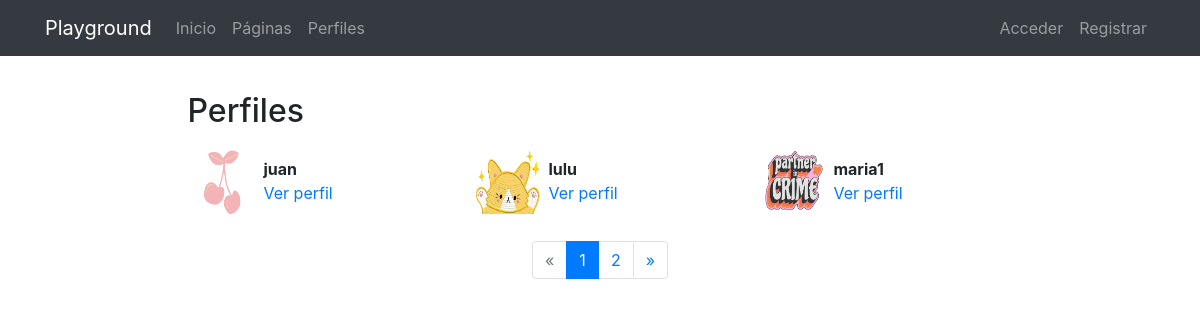
/profiles/, run on the app's committed database.
### registration/models.py (models this page shows)
class Profile(models.Model):
    user = models.OneToOneField(User, on_delete=models.CASCADE)
    avatar = models.ImageField(upload_to=custom_upload_to, null=True, blank=True)
    bio = models.TextField(blank=True, null=True)
    link = models.URLField(max_length=200, blank=True, null=True)
    class Meta:
        ordering = ['user__username']

### profiles/views.py (the view)
# urls.py: path('', ProfileListView.as_view(), name='list'),
class ProfileListView(ListView):
    model = Profile
    template_name = 'profiles/profile_list.html'
    paginate_by = 3

### profiles/templates/profiles/profile_list.html (shortened to what this page needs)
{% extends 'core/base.html' %}
{% load static %}
{% block content %}
<main role="main">
  <div class="container">
    <div class="row mt-3">
      <div class="col-md-9 mx-auto mb-5">
        <h2>Perfiles</h2>
        <div class="row">
          {% for profile in profile_list %}
            <div class="col-md-4 mt-2 mb-3 ">
              <div class="row p-1">
                <div class="col-md-12">
                  {% if profile.avatar %}
                    <img src="{{profile.avatar.url}}" class="img-fluid profile-avatar">
                  {% else %}
                    <img src="{% static 'registration/img/no-avatar.jpg' %}" class="img-fluid profile-avatar">
                  {% endif %}
                  <p class="profile-data">
                    <b>{{profile.user|truncatechars:"16"}}</b><br>
                    <a href="{% url 'profiles:detail' profile.user %}">Ver perfil</a>
                  </p>
                </div>
              </div>
            </div>
          {% endfor %}
        </div>
{% if is_paginated %}
  <nav aria-label="Page navigation">
    <ul class="pagination justify-content-center">
      {% if page_obj.has_previous %}
        <li class="page-item ">
          <a class="page-link" href="?page={{ page_obj.previous_page_number }}">&laquo;</a>
        </li>
      {% else %}
        <li class="page-item disabled">
          <a class="page-link" href="#" tabindex="-1">&laquo;</a>
        </li>
      {% endif %}
      {% for i in paginator.page_range %}
        <li class="page-item {% if page_obj.number == i %}active{% endif %}">
          <a class="page-link" href="?page={{ i }}">{{ i }}</a>
        </li>
      {% endfor %}
      {% if page_obj.has_next %}
        <li class="page-item ">
          <a class="page-link" href="?page={{ page_obj.next_page_number }}">&raquo;</a>
        </li>
      {% else %}
        <li class="page-item disabled">
          <a class="page-link" href="#" tabindex="-1">&raquo;</a>
        </li>
      {% endif %}
    </ul>
  </nav>
{% endif %}
      </div>
    </div>
  </div>
</main>
{% endblock %}

### core/templates/core/base.html (shortened to what this page needs)
<!DOCTYPE html>
<html lang="es">
  <head>
    {% load static %}
    <link href="{% static 'core/vendor/bootstrap/css/bootstrap.min.css' %}" rel="stylesheet">
    <link href="{% static 'core/vendor/font-awesome/css/font-awesome.min.css' %}" rel="stylesheet" type="text/css">
    <link href="{% static 'core/css/main.css' %}" rel="stylesheet">
  </head>
  <body>
    <body>
      <nav class="navbar navbar-expand-lg navbar-dark bg-dark">
        <div class="container">
          <a class="navbar-brand" href="{% url 'home' %}">Playground</a>
          <div class="collapse navbar-collapse" id="ned">
            <ul class="navbar-nav mr-auto">
              <li class="nav-item">
                <a class="nav-link" href="{% url 'home' %}">Inicio</a>
              </li>
              <li class="nav-item">
                <a class="nav-link" href="{% url 'pages:pages' %}">Páginas</a>
              </li>
              <li class="nav-item">
                <a class="nav-link" href="{% url 'profiles:list' %}">Perfiles</a>
              </li>
            </ul>
            <ul class="navbar-nav">
              {% if not request.user.is_authenticated %}
              <li class="nav-item">
                <a class="nav-link" href="{% url 'login' %}">Acceder</a>
              </li>
               <li class="nav-item">
                <a class="nav-link" href="{% url 'signup' %}">Registrar</a>
               </li>
              {% endif %}
            </ul>
          </div>
        </div>
      </nav>
      {% block content %}{% endblock %}
  </body>
</html>

### core/static/core/css/main.css (style rules this page uses)
main { padding-top: 20px; }
:root { --jumbotron-padding-y: 3rem; }

### profiles/templates/profiles/profile_list.html (style rules this page uses)
.profile-avatar { float:left;width:4rem;height:4rem }
.profile-data { padding-left:4.5rem;padding-top:.4rem; }

### data on the page
Profile: avatar (picture), user "juan"
Profile: avatar (picture), user "lulu"
Profile: avatar (picture), user "maria1"

### other printed values
{{ i }} "1" "2"
